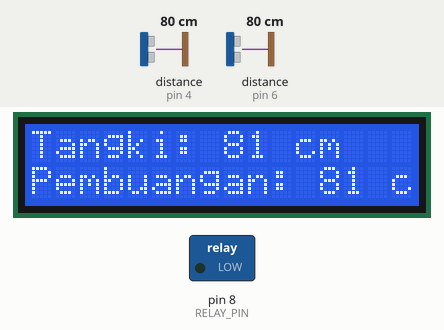
The sketch below on a simulated Arduino Uno, built with avr-gcc and run on an emulated ATmega328P. On the bench: 16×2 character LCD, switched loads named in the sketch (green lamp = pin HIGH). Inputs (shaded band) come from the test bench; at power-on: distance to the obstacle (sensors on pin 4, pin 6) 80 cm. The echo pulse lasts 58.3 µs per cm; what the sketch prints to the serial monitor is not drawn.

Above: at 3.2 s.
3.3 s: distance to the obstacle (sensor on pin 4) set to 11 cm
At 5.2 s:
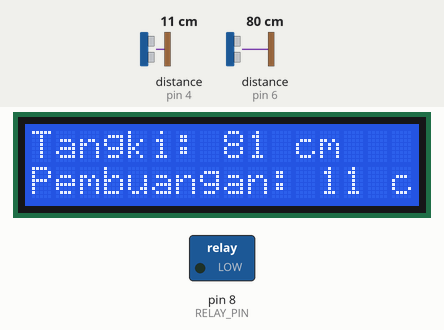
5.7 s: distance to the obstacle (sensor on pin 4) set to 8 cm
At 7.5 s:
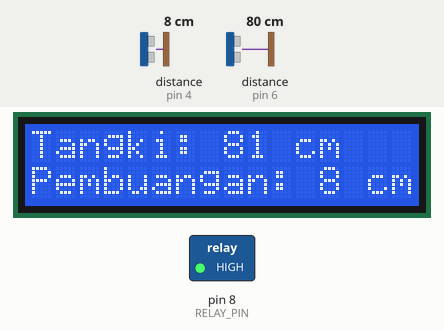
7.8 s: distance to the obstacle (sensor on pin 6) set to 2 cm
At 9.5 s:
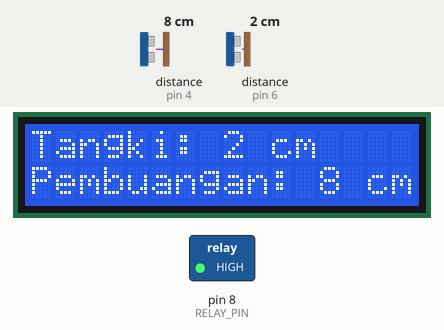
9.8 s: distance to the obstacle (sensor on pin 6) set to 4 cm
At 11.4 s:
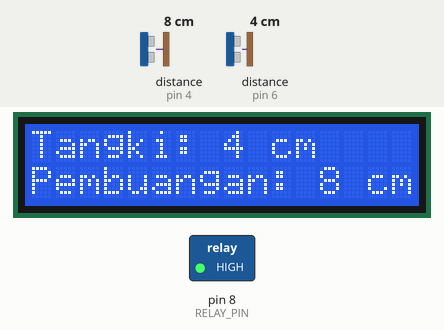
11.9 s: distance to the obstacle (sensor on pin 4) set to 2 cm
At 13.3 s:
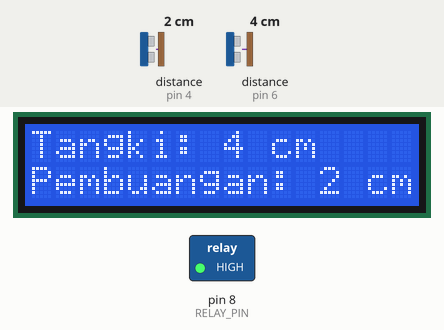
14.0 s: distance to the obstacle (sensor on pin 6) set to 9 cm
At 15.1 s:
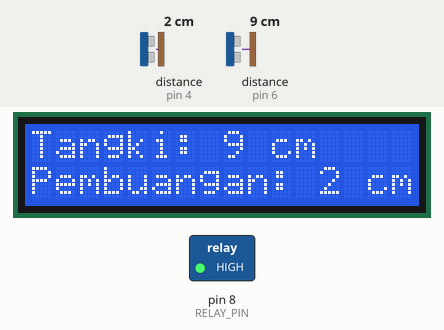
Timing chart, 0 to 17.0 s (numbered marks = the images above; inputs shaded):
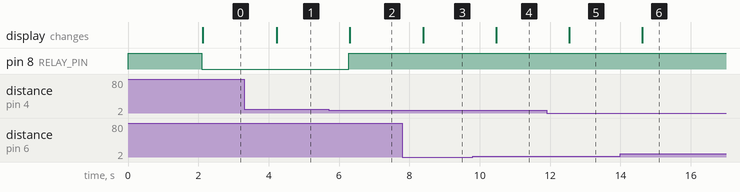

The sketch:

greenhouse-uno.ino
```cpp
#include <NewPing.h>
#include <Wire.h>
#include <hd44780.h>
#include <hd44780ioClass/hd44780_I2Cexp.h>

// Pin Ultrasonik A (Tangki Utama)
#define TRIG_A 7
#define ECHO_A 6

// Pin Ultrasonik B (Pembuangan)
#define TRIG_B 5
#define ECHO_B 4

// Pin Relay untuk Water Pump
#define RELAY_PIN 8

// Konfigurasi Ultrasonik
#define MAX_DISTANCE 200 // Maksimum jarak pengukuran (dalam cm)
NewPing sonarA(TRIG_A, ECHO_A, MAX_DISTANCE); // Sensor Ultrasonik Tangki Utama
NewPing sonarB(TRIG_B, ECHO_B, MAX_DISTANCE); // Sensor Ultrasonik Pembuangan

// LCD I2C
hd44780_I2Cexp lcd;

// Variabel level air
int waterLevelA; // Level air di Tangki Utama
int waterLevelB; // Level air di Pembuangan

// Batasan level
#define FULL_WATER_LEVEL 2       // Level penuh untuk Tangki Utama (dalam cm)
#define DRAINAGE_PUMP_LEVEL 10   // Level minimal air di Pembuangan agar pompa aktif (dalam cm)

void setup() {
  Serial.begin(9600);

  pinMode(RELAY_PIN, OUTPUT); // Atur pin relay sebagai output
  digitalWrite(RELAY_PIN, HIGH); // Matikan pompa (relay aktif LOW)

  // Inisialisasi LCD
  int status = lcd.begin(16, 2);
  if (status) {
    status = -status;
    Serial.print("LCD Error: ");
    Serial.println(status);
    while (1); // Berhenti jika ada error
  }
  lcd.print("Water Monitoring");
  delay(2000);
  lcd.clear();
}

void loop() {
  // Membaca jarak dari sensor ultrasonik
  waterLevelA = sonarA.ping_cm(); // Membaca level Tangki Utama
  waterLevelB = sonarB.ping_cm(); // Membaca level Pembuangan

  // Logika kontrol water pump berdasarkan prioritas
  if (waterLevelA <= FULL_WATER_LEVEL) {
    // Prioritas 1: Jika Tangki Utama penuh, matikan pompa untuk mencegah overflow
    digitalWrite(RELAY_PIN, HIGH); // Matikan pompa
  } else if (waterLevelA > FULL_WATER_LEVEL && waterLevelB >= DRAINAGE_PUMP_LEVEL) {
    // Prioritas 2: Hidupkan pompa jika Tangki belum penuh dan air pembuangan cukup banyak
    digitalWrite(RELAY_PIN, LOW); // Nyalakan pompa
  } else {
    // Safety Net: Matikan pompa jika tidak ada kondisi yang terpenuhi
    digitalWrite(RELAY_PIN, HIGH); // Matikan pompa
  }

  // Tampilkan data ke LCD
  lcd.setCursor(0, 0);
  lcd.print("Tangki: ");
  lcd.print(waterLevelA);
  lcd.print(" cm    "); // Tambah spasi untuk menghapus data lama

  lcd.setCursor(0, 1);
  lcd.print("Pembuangan: ");
  lcd.print(waterLevelB);
  lcd.print(" cm    "); // Tambah spasi untuk menghapus data lama

  // Debugging
  Serial.print("Water Level A (Tangki): ");
  Serial.print(waterLevelA);
  Serial.println(" cm");

  Serial.print("Water Level B (Pembuangan): ");
  Serial.print(waterLevelB);
  Serial.println(" cm");

  delay(1000); // Delay 1 detik untuk pembacaan ulang
}
```

Measured:
- the behaviour switches between 10 and 9 cm on distance to the obstacle (sensor on pin 4) (found by bisection; images 1 and 2)
- after the input at 3.3 s, the display: changes after 0.92 s (image 1)
- after the input at 5.7 s, pin 8 (RELAY_PIN): LOW → HIGH after 0.57 s; the display: changes after 0.61 s (image 2)
- after the input at 7.8 s, the display: changes after 0.59 s (image 3)
- after the input at 9.8 s, the display: changes after 0.66 s (image 4)
- after the input at 11.9 s, the display: changes after 0.64 s (image 5)
- after the input at 14.0 s, the display: changes after 0.61 s (image 6)
